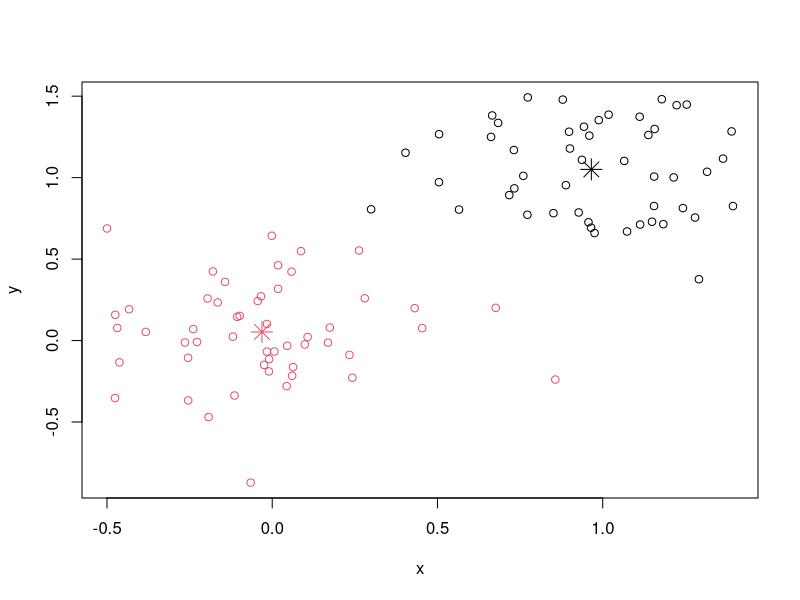

Generate this figure with R:
require(graphics)

# a 2-dimensional example
x <- rbind(matrix(rnorm(100, sd = 0.3), ncol = 2),
           matrix(rnorm(100, mean = 1, sd = 0.3), ncol = 2))
colnames(x) <- c("x", "y")
(cl <- kmeans(x, 2))
plot(x, col = cl$cluster)
points(cl$centers, col = 1:2, pch = 8, cex = 2)